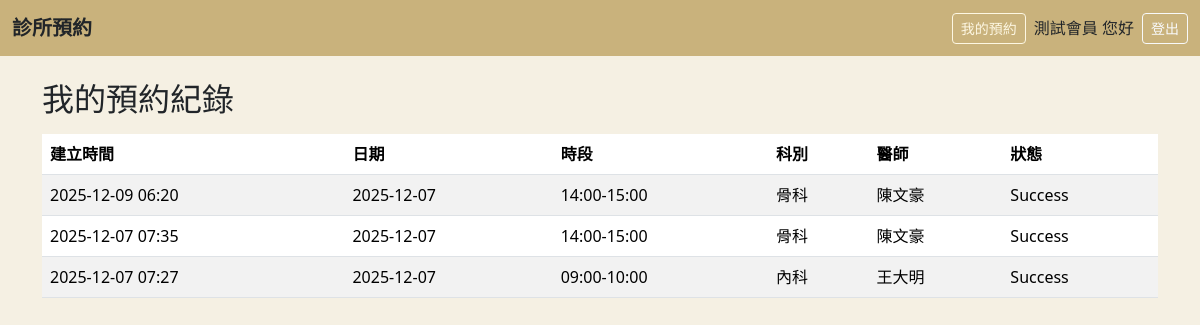
Screenshot of /my_appointments (signed in) with the database file from the repository.
### app.py (models this page shows, shortened)
class AppointmentRecord(db.Model):
    __tablename__ = "appointment_records"
    appointment_id = db.Column(db.Integer, primary_key=True)
    status = db.Column(db.String(20), nullable=False, default="Success")
    member_id = db.Column(db.Integer, db.ForeignKey("members.member_id"), nullable=False)
    schedule_id = db.Column(db.Integer, db.ForeignKey("outpatient_schedules.schedule_id"), nullable=False)
    created_at = db.Column(db.DateTime, default=datetime.utcnow)

class OutpatientSchedule(db.Model):
    __tablename__ = "outpatient_schedules"
    schedule_id = db.Column(db.Integer, primary_key=True)
    date = db.Column(db.Date, nullable=False)
    time_slot = db.Column(db.String(20), nullable=False)
    doctor_name = db.Column(db.String(50), nullable=False)
    department = db.Column(db.String(50), nullable=False)
    max_quota = db.Column(db.Integer, nullable=False, default=10)
    current_quota = db.Column(db.Integer, nullable=False, default=0)  # 已預約人數
    appointments = db.relationship("AppointmentRecord", backref="schedule", lazy=True)

### app.py (the view)
@app.route("/my_appointments")
def my_appointments():
    if "member_id" not in session:
        flash("請先登入再查看預約紀錄", "warning")
        return redirect(url_for("login"))
    appts = (
        AppointmentRecord.query.filter_by(member_id=session["member_id"])
        .order_by(AppointmentRecord.created_at.desc())
        .all()
    )
    return render_template("my_appointments.html", appointments=appts)

### my_appointments.html
{% extends "base.html" %}
{% block content %}
<h2 class="mb-3">我的預約紀錄</h2>
{% if appointments %}
<table class="table table-striped">
  <thead>
    <tr>
      <th>建立時間</th>
      <th>日期</th>
      <th>時段</th>
      <th>科別</th>
      <th>醫師</th>
      <th>狀態</th>
    </tr>
  </thead>
  <tbody>
    {% for a in appointments %}
    <tr>
      <td>{{ a.created_at.strftime('%Y-%m-%d %H:%M') }}</td>
      <td>{{ a.schedule.date.strftime('%Y-%m-%d') }}</td>
      <td>{{ a.schedule.time_slot }}</td>
      <td>{{ a.schedule.department }}</td>
      <td>{{ a.schedule.doctor_name }}</td>
      <td>{{ a.status }}</td>
    </tr>
    {% endfor %}
  </tbody>
</table>
{% else %}
<p>目前沒有預約紀錄。</p>
{% endif %}
{% endblock %}

### base.html (shortened to what this page needs)
<!DOCTYPE html>
<html lang="zh-Hant">
<head>
    <link
      href="https://cdn.jsdelivr.net/npm/bootstrap@5.3.2/dist/css/bootstrap.min.css"
      rel="stylesheet"
    />
</head>
<body>
<nav class="navbar navbar-expand-lg navbar-khaki mb-4">
    <div class="container-fluid">
        <a class="navbar-brand text-dark fw-bold" href="{{ url_for('index') }}">
            診所預約
        </a>
        <div class="ms-auto d-flex align-items-center gap-2">
            <a href="{{ url_for('my_appointments') }}" class="btn btn-khaki-outline btn-sm">
                我的預約
            </a>
            {% if session.member_name %}
                <span class="navbar-text text-dark">
                    {{ session.member_name }} 您好
                </span>
                <a href="{{ url_for('logout') }}" class="btn btn-outline-light btn-sm">
                    登出
                </a>
            {% else %}
                <a href="{{ url_for('login') }}" class="btn btn-outline-light btn-sm">
                    登入
                </a>
            {% endif %}
        </div>
    </div>
</nav>
<div class="container">
    {% block content %}{% endblock %}
</div>
</body>
</html>

### base.html (style rules this page uses)
body { background-color: #f5f0e3; }
.navbar-khaki { background-color: #c9b27c; }
.btn-khaki-outline { border-color: #fdf7e3; color: #fdf7e3; }

### rows the page displays
AppointmentRecord: created_at "2025-12-09 06:20", schedule "2025-12-07", schedule.time_slot "14:00-15:00", schedule.department "骨科", schedule.doctor_name "陳文豪", status "Success"
AppointmentRecord: created_at "2025-12-07 07:35", schedule "2025-12-07", schedule.time_slot "14:00-15:00", schedule.department "骨科", schedule.doctor_name "陳文豪", status "Success"
AppointmentRecord: created_at "2025-12-07 07:27", schedule "2025-12-07", schedule.time_slot "09:00-10:00", schedule.department "內科", schedule.doctor_name "王大明", status "Success"

### other values shown
{{ session.member_name }} "測試會員"
